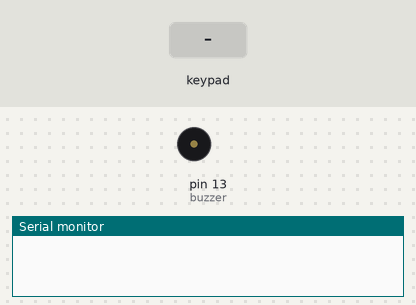
Bench run of a sketch on a simulated Arduino Uno, built with avr-gcc and run on an emulated ATmega328P. Shown: buzzer (waves = sounding), the last lines printed to the serial monitor. The test bench sets the inputs (shaded band).

Above: at 1.2 s.
1.3 s: key 'C' pressed
At 1.9 s:
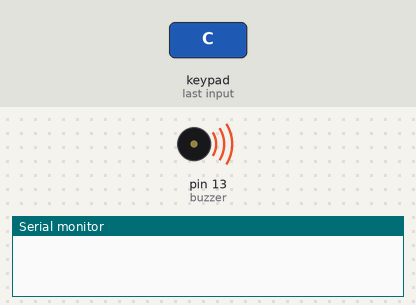
2.8 s: keypad keys 2 3 4 5 D pressed 0.4 s apart
At 5.5 s:
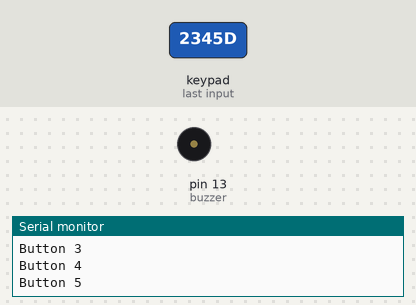
Timing chart, 0 to 7.0 s (numbered marks = the images above; inputs shaded):
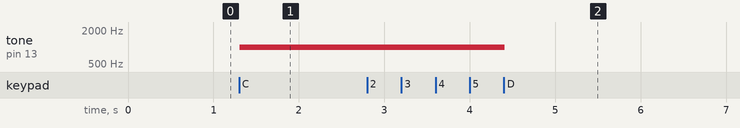

The sketch:

Project1.ino
```cpp
#include <Keypad.h>

int buzzer = 13;
const byte ROWS = 4; //four rows
const byte COLS = 4; //four columns
char keys [ROWS][COLS] = {
  {'1', '2', '3', 'A'},
  {'4', '5', '6', 'B'},
  {'7', '8', '9', 'C'},
  {'*', '0', '#', 'D'}
};


byte rowPins[ROWS] = {2, 3, 4, 5};
byte colPins[COLS] = {6, 7, 8, 9};

Keypad kpd = Keypad (makeKeymap(keys), rowPins, colPins, ROWS, COLS);

long Num1, Num2, Number;
char key, action;
boolean result = false;


void setup() {
  // put your setup code here, to run once:
  Serial.begin(9600);
  pinMode(buzzer,OUTPUT);
}


void loop() {


  // put your main code here, to run repeatedly:
  key = kpd.getKey();
  if (key != NO_KEY)
    DetectButtons();

  if (result == true)
    CalculateResult();

  DisplayResult();

}


void DetectButtons()
{
  //lcd.clear(); //Then clean it
  if (key == '*') //If cancel Button is pressed
  {
    Number = Num1 = Num2 = 0;
    result = false;
  }

  if (key == '1') //If Button 1 is pressed
  { Serial.println ("Button 1");
    if (Number == 0)
      Number = 1;
    else
      Number = (Number * 10) + 1; //Pressed twice
  }

  if (key == '4') //If Button 4 is pressed
  { Serial.println ("Button 4");
    if (Number == 0)
      Number = 4;
    else
      Number = (Number * 10) + 4; //Pressed twice
  }

  if (key == '7') //If Button 7 is pressed
  { Serial.println ("Button 7");
    if (Number == 0)
      Number = 7;
    else
      Number = (Number * 10) + 7; //Pressed twice
  }


  if (key == '0')
  { Serial.println ("Button 0"); //Button 0 is Pressed
    if (Number == 0)
      Number = 0;
    else
      Number = (Number * 10) + 0; //Pressed twice
  }

  if (key == '2') //Button 2 is Pressed
  { Serial.println ("Button 2");
    if (Number == 0)
      Number = 2;
    else
      Number = (Number * 10) + 2; //Pressed twice
  }

  if (key == '5')
  { Serial.println ("Button 5");
    if (Number == 0)
      Number = 5;
    else
      Number = (Number * 10) + 5; //Pressed twice
  }

  if (key == '8')
  { Serial.println ("Button 8");
    if (Number == 0)
      Number = 8;
    else
      Number = (Number * 10) + 8; //Pressed twice
  }


  if (key == '#')
  { Serial.println ("Button Equal");
    Num2 = Number;
    result = true;
  }

  if (key == '3')
  { Serial.println ("Button 3");
    if (Number == 0)
      Number = 3;
    else
      Number = (Number * 10) + 3; //Pressed twice
  }

  if (key == '6')
  { Serial.println ("Button 6");
    if (Number == 0)
      Number = 6;
    else
      Number = (Number * 10) + 6; //Pressed twice
  }

  if (key == '9')
  { Serial.println ("Button 9");
    if (Number == 0)
      Number = 9;
    else
      Number = (Number * 10) + 9; //Pressed twice
  }

  if (key == 'A' || key == 'B' || key == 'C' || key == 'D') //Detecting Buttons on Column 4
  {
    Num1 = Number;
    Number = 0;
    if (key == 'A')
    {
      action = '+';
    }
    if (key == 'B')
    {
      action = '-';
    }
    if (key == 'C')
    {
      tone (buzzer,1000);
      action = '*';
    }
    if (key == 'D')
    {
      noTone (buzzer);
      action = '/';
    }

    delay(100);
  }

}


void CalculateResult()
{
  if (action == '+')
    Number = Num1 + Num2;

  if (action == '-')
    Number = Num1 - Num2;

  if (action == '*')
    Number = Num1 * Num2;

  if (action == '/')
    Number = Num1 / Num2;
}


void DisplayResult()
{
  if (result == true)
  {
    Serial.println(Number);
    Number=0;
  }
  result=false;


}
```

Measured:
- after the input at 1.3 s, tone on pin 13 (buzzer): silent → 1000 Hz at once
- after the input at 2.8 s, tone on pin 13 (buzzer): 1000 Hz → silent after 1.6 s
